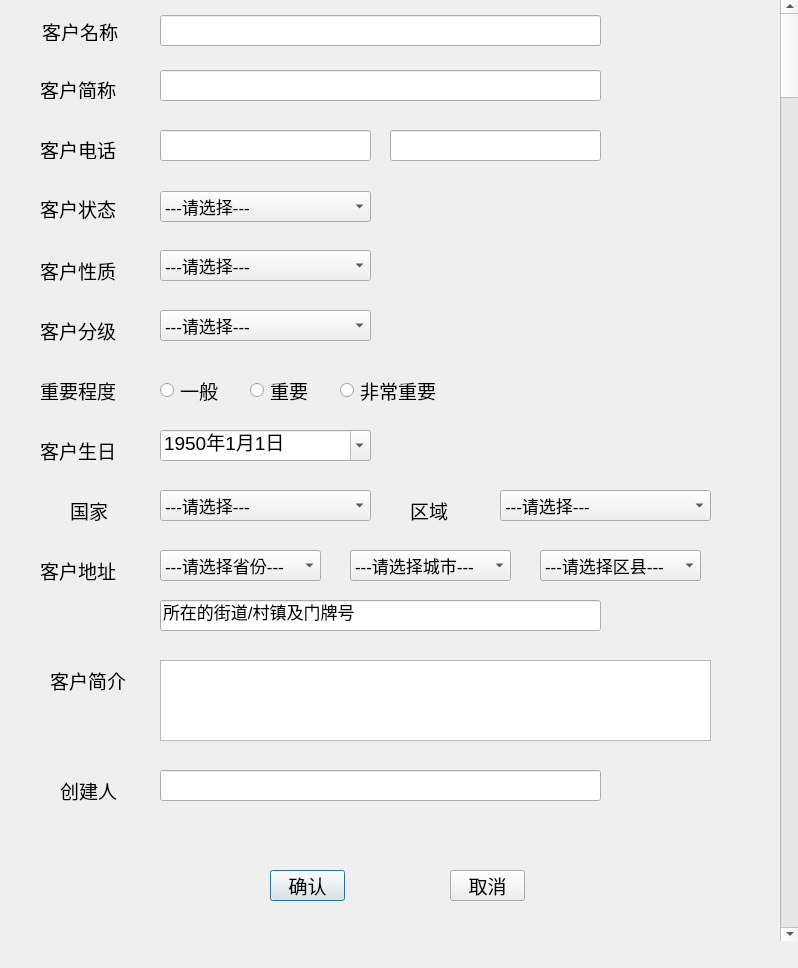
<?xml version="1.0" encoding="UTF-8"?>
<ui version="4.0">
 <class>Dialog</class>
 <widget class="QDialog" name="Dialog">
  <property name="geometry">
   <rect>
    <x>0</x>
    <y>0</y>
    <width>798</width>
    <height>968</height>
   </rect>
  </property>
  <property name="sizeIncrement">
   <size>
    <width>25</width>
    <height>21</height>
   </size>
  </property>
  <property name="baseSize">
   <size>
    <width>25</width>
    <height>21</height>
   </size>
  </property>
  <property name="font">
   <font>
    <pointsize>14</pointsize>
   </font>
  </property>
  <property name="windowTitle">
   <string>Dialog</string>
  </property>
  <widget class="QLabel" name="labelCustomerName">
   <property name="geometry">
    <rect>
     <x>42</x>
     <y>22</y>
     <width>81</width>
     <height>19</height>
    </rect>
   </property>
   <property name="sizeIncrement">
    <size>
     <width>20</width>
     <height>18</height>
    </size>
   </property>
   <property name="font">
    <font>
     <pointsize>14</pointsize>
    </font>
   </property>
   <property name="text">
    <string>客户名称</string>
   </property>
  </widget>
  <widget class="QLineEdit" name="lineEditCustomerName">
   <property name="geometry">
    <rect>
     <x>160</x>
     <y>15</y>
     <width>441</width>
     <height>31</height>
    </rect>
   </property>
   <property name="sizeIncrement">
    <size>
     <width>25</width>
     <height>21</height>
    </size>
   </property>
   <property name="font">
    <font>
     <pointsize>13</pointsize>
    </font>
   </property>
   <property name="text">
    <string/>
   </property>
  </widget>
  <widget class="QLabel" name="labelCustomerAbbreviation">
   <property name="geometry">
    <rect>
     <x>40</x>
     <y>80</y>
     <width>81</width>
     <height>19</height>
    </rect>
   </property>
   <property name="sizeIncrement">
    <size>
     <width>20</width>
     <height>18</height>
    </size>
   </property>
   <property name="font">
    <font>
     <pointsize>14</pointsize>
    </font>
   </property>
   <property name="text">
    <string>客户简称</string>
   </property>
  </widget>
  <widget class="QLineEdit" name="lineEditCustomerAbbreviation">
   <property name="geometry">
    <rect>
     <x>160</x>
     <y>70</y>
     <width>441</width>
     <height>31</height>
    </rect>
   </property>
   <property name="sizeIncrement">
    <size>
     <width>25</width>
     <height>21</height>
    </size>
   </property>
   <property name="font">
    <font>
     <pointsize>13</pointsize>
    </font>
   </property>
   <property name="text">
    <string/>
   </property>
  </widget>
  <widget class="QLineEdit" name="lineEditCustomerTel1">
   <property name="geometry">
    <rect>
     <x>160</x>
     <y>130</y>
     <width>211</width>
     <height>31</height>
    </rect>
   </property>
   <property name="sizeIncrement">
    <size>
     <width>25</width>
     <height>21</height>
    </size>
   </property>
   <property name="font">
    <font>
     <pointsize>13</pointsize>
    </font>
   </property>
   <property name="text">
    <string/>
   </property>
  </widget>
  <widget class="QLabel" name="labelCustomerTel">
   <property name="geometry">
    <rect>
     <x>40</x>
     <y>140</y>
     <width>81</width>
     <height>19</height>
    </rect>
   </property>
   <property name="sizeIncrement">
    <size>
     <width>20</width>
     <height>18</height>
    </size>
   </property>
   <property name="font">
    <font>
     <pointsize>14</pointsize>
    </font>
   </property>
   <property name="text">
    <string>客户电话</string>
   </property>
  </widget>
  <widget class="QLineEdit" name="lineEditCustomerTel2">
   <property name="geometry">
    <rect>
     <x>390</x>
     <y>130</y>
     <width>211</width>
     <height>31</height>
    </rect>
   </property>
   <property name="sizeIncrement">
    <size>
     <width>25</width>
     <height>21</height>
    </size>
   </property>
   <property name="font">
    <font>
     <pointsize>13</pointsize>
    </font>
   </property>
   <property name="text">
    <string/>
   </property>
  </widget>
  <widget class="QLabel" name="labelCustomerState">
   <property name="geometry">
    <rect>
     <x>40</x>
     <y>198</y>
     <width>81</width>
     <height>21</height>
    </rect>
   </property>
   <property name="sizeIncrement">
    <size>
     <width>20</width>
     <height>18</height>
    </size>
   </property>
   <property name="font">
    <font>
     <pointsize>14</pointsize>
    </font>
   </property>
   <property name="text">
    <string>客户状态</string>
   </property>
  </widget>
  <widget class="QComboBox" name="comboBoxCustomerState">
   <property name="geometry">
    <rect>
     <x>160</x>
     <y>191</y>
     <width>211</width>
     <height>31</height>
    </rect>
   </property>
   <property name="sizeIncrement">
    <size>
     <width>25</width>
     <height>21</height>
    </size>
   </property>
   <property name="baseSize">
    <size>
     <width>25</width>
     <height>21</height>
    </size>
   </property>
   <property name="font">
    <font>
     <pointsize>13</pointsize>
    </font>
   </property>
   <item>
    <property name="text">
     <string>---请选择---</string>
    </property>
   </item>
   <item>
    <property name="text">
     <string>潜在客户</string>
    </property>
   </item>
   <item>
    <property name="text">
     <string>初步接触</string>
    </property>
   </item>
   <item>
    <property name="text">
     <string>持续跟进</string>
    </property>
   </item>
   <item>
    <property name="text">
     <string>成交客户</string>
    </property>
   </item>
   <item>
    <property name="text">
     <string>忠诚客户</string>
    </property>
   </item>
   <item>
    <property name="text">
     <string>无效客户</string>
    </property>
   </item>
  </widget>
  <widget class="QLabel" name="labelCustomerType">
   <property name="geometry">
    <rect>
     <x>40</x>
     <y>260</y>
     <width>81</width>
     <height>21</height>
    </rect>
   </property>
   <property name="sizeIncrement">
    <size>
     <width>20</width>
     <height>18</height>
    </size>
   </property>
   <property name="font">
    <font>
     <pointsize>14</pointsize>
    </font>
   </property>
   <property name="text">
    <string>客户性质</string>
   </property>
  </widget>
  <widget class="QLabel" name="labelCustomerGrade">
   <property name="geometry">
    <rect>
     <x>40</x>
     <y>320</y>
     <width>81</width>
     <height>21</height>
    </rect>
   </property>
   <property name="sizeIncrement">
    <size>
     <width>20</width>
     <height>18</height>
    </size>
   </property>
   <property name="font">
    <font>
     <pointsize>14</pointsize>
    </font>
   </property>
   <property name="text">
    <string>客户分级</string>
   </property>
  </widget>
  <widget class="QComboBox" name="comboBoxCustomerType">
   <property name="geometry">
    <rect>
     <x>160</x>
     <y>250</y>
     <width>211</width>
     <height>31</height>
    </rect>
   </property>
   <property name="sizeIncrement">
    <size>
     <width>25</width>
     <height>21</height>
    </size>
   </property>
   <property name="baseSize">
    <size>
     <width>25</width>
     <height>21</height>
    </size>
   </property>
   <property name="font">
    <font>
     <pointsize>13</pointsize>
    </font>
   </property>
   <item>
    <property name="text">
     <string>---请选择---</string>
    </property>
   </item>
   <item>
    <property name="text">
     <string>企业客户</string>
    </property>
   </item>
   <item>
    <property name="text">
     <string>个人客户</string>
    </property>
   </item>
   <item>
    <property name="text">
     <string>政府事业单位</string>
    </property>
   </item>
  </widget>
  <widget class="QComboBox" name="comboBoxCustomerGrade">
   <property name="geometry">
    <rect>
     <x>160</x>
     <y>310</y>
     <width>211</width>
     <height>31</height>
    </rect>
   </property>
   <property name="sizeIncrement">
    <size>
     <width>25</width>
     <height>21</height>
    </size>
   </property>
   <property name="baseSize">
    <size>
     <width>25</width>
     <height>21</height>
    </size>
   </property>
   <property name="font">
    <font>
     <pointsize>13</pointsize>
    </font>
   </property>
   <item>
    <property name="text">
     <string>---请选择---</string>
    </property>
   </item>
   <item>
    <property name="text">
     <string>小型</string>
    </property>
   </item>
   <item>
    <property name="text">
     <string>中型</string>
    </property>
   </item>
   <item>
    <property name="text">
     <string>大型</string>
    </property>
   </item>
  </widget>
  <widget class="QLabel" name="labelImportance">
   <property name="geometry">
    <rect>
     <x>40</x>
     <y>380</y>
     <width>81</width>
     <height>21</height>
    </rect>
   </property>
   <property name="sizeIncrement">
    <size>
     <width>20</width>
     <height>18</height>
    </size>
   </property>
   <property name="font">
    <font>
     <pointsize>14</pointsize>
    </font>
   </property>
   <property name="text">
    <string>重要程度</string>
   </property>
  </widget>
  <widget class="QRadioButton" name="radioButtonImportance1">
   <property name="geometry">
    <rect>
     <x>160</x>
     <y>380</y>
     <width>89</width>
     <height>21</height>
    </rect>
   </property>
   <property name="text">
    <string>一般</string>
   </property>
  </widget>
  <widget class="QRadioButton" name="radioButtonImportance2">
   <property name="geometry">
    <rect>
     <x>250</x>
     <y>380</y>
     <width>89</width>
     <height>21</height>
    </rect>
   </property>
   <property name="text">
    <string>重要</string>
   </property>
  </widget>
  <widget class="QRadioButton" name="radioButtonImportance3">
   <property name="geometry">
    <rect>
     <x>340</x>
     <y>380</y>
     <width>111</width>
     <height>21</height>
    </rect>
   </property>
   <property name="text">
    <string>非常重要</string>
   </property>
  </widget>
  <widget class="QLabel" name="labelCustomerBirthday">
   <property name="geometry">
    <rect>
     <x>40</x>
     <y>440</y>
     <width>81</width>
     <height>21</height>
    </rect>
   </property>
   <property name="sizeIncrement">
    <size>
     <width>20</width>
     <height>18</height>
    </size>
   </property>
   <property name="font">
    <font>
     <pointsize>14</pointsize>
    </font>
   </property>
   <property name="text">
    <string>客户生日</string>
   </property>
  </widget>
  <widget class="QDateEdit" name="dateEditCustomerBirthday">
   <property name="geometry">
    <rect>
     <x>160</x>
     <y>430</y>
     <width>211</width>
     <height>31</height>
    </rect>
   </property>
   <property name="baseSize">
    <size>
     <width>25</width>
     <height>21</height>
    </size>
   </property>
   <property name="inputMethodHints">
    <set>Qt::ImhNone</set>
   </property>
   <property name="dateTime">
    <datetime>
     <hour>0</hour>
     <minute>0</minute>
     <second>0</second>
     <year>1950</year>
     <month>1</month>
     <day>1</day>
    </datetime>
   </property>
   <property name="displayFormat">
    <string>yyyy年M月d日</string>
   </property>
   <property name="calendarPopup">
    <bool>true</bool>
   </property>
  </widget>
  <widget class="QLabel" name="labelCountry">
   <property name="geometry">
    <rect>
     <x>70</x>
     <y>500</y>
     <width>41</width>
     <height>21</height>
    </rect>
   </property>
   <property name="sizeIncrement">
    <size>
     <width>20</width>
     <height>18</height>
    </size>
   </property>
   <property name="font">
    <font>
     <pointsize>14</pointsize>
    </font>
   </property>
   <property name="text">
    <string>国家</string>
   </property>
  </widget>
  <widget class="QComboBox" name="comboBoxCustomerGrade_2">
   <property name="geometry">
    <rect>
     <x>160</x>
     <y>490</y>
     <width>211</width>
     <height>31</height>
    </rect>
   </property>
   <property name="sizeIncrement">
    <size>
     <width>25</width>
     <height>21</height>
    </size>
   </property>
   <property name="baseSize">
    <size>
     <width>25</width>
     <height>21</height>
    </size>
   </property>
   <property name="font">
    <font>
     <pointsize>13</pointsize>
    </font>
   </property>
   <item>
    <property name="text">
     <string>---请选择---</string>
    </property>
   </item>
   <item>
    <property name="text">
     <string>小型</string>
    </property>
   </item>
   <item>
    <property name="text">
     <string>中型</string>
    </property>
   </item>
   <item>
    <property name="text">
     <string>大型</string>
    </property>
   </item>
  </widget>
  <widget class="QLabel" name="labelArea">
   <property name="geometry">
    <rect>
     <x>410</x>
     <y>500</y>
     <width>41</width>
     <height>21</height>
    </rect>
   </property>
   <property name="sizeIncrement">
    <size>
     <width>20</width>
     <height>18</height>
    </size>
   </property>
   <property name="font">
    <font>
     <pointsize>14</pointsize>
    </font>
   </property>
   <property name="text">
    <string>区域</string>
   </property>
  </widget>
  <widget class="QComboBox" name="comboBoxArea">
   <property name="geometry">
    <rect>
     <x>500</x>
     <y>490</y>
     <width>211</width>
     <height>31</height>
    </rect>
   </property>
   <property name="sizeIncrement">
    <size>
     <width>25</width>
     <height>21</height>
    </size>
   </property>
   <property name="baseSize">
    <size>
     <width>25</width>
     <height>21</height>
    </size>
   </property>
   <property name="font">
    <font>
     <pointsize>13</pointsize>
    </font>
   </property>
   <item>
    <property name="text">
     <string>---请选择---</string>
    </property>
   </item>
   <item>
    <property name="text">
     <string>小型</string>
    </property>
   </item>
   <item>
    <property name="text">
     <string>中型</string>
    </property>
   </item>
   <item>
    <property name="text">
     <string>大型</string>
    </property>
   </item>
  </widget>
  <widget class="QLabel" name="labelCustomerAddress">
   <property name="geometry">
    <rect>
     <x>40</x>
     <y>560</y>
     <width>81</width>
     <height>21</height>
    </rect>
   </property>
   <property name="sizeIncrement">
    <size>
     <width>20</width>
     <height>18</height>
    </size>
   </property>
   <property name="font">
    <font>
     <pointsize>14</pointsize>
    </font>
   </property>
   <property name="text">
    <string>客户地址</string>
   </property>
  </widget>
  <widget class="QComboBox" name="comboBoxProvince">
   <property name="geometry">
    <rect>
     <x>160</x>
     <y>550</y>
     <width>161</width>
     <height>31</height>
    </rect>
   </property>
   <property name="sizeIncrement">
    <size>
     <width>25</width>
     <height>21</height>
    </size>
   </property>
   <property name="baseSize">
    <size>
     <width>25</width>
     <height>21</height>
    </size>
   </property>
   <property name="font">
    <font>
     <pointsize>13</pointsize>
    </font>
   </property>
   <item>
    <property name="text">
     <string>---请选择省份---</string>
    </property>
   </item>
   <item>
    <property name="text">
     <string>小型</string>
    </property>
   </item>
   <item>
    <property name="text">
     <string>中型</string>
    </property>
   </item>
   <item>
    <property name="text">
     <string>大型</string>
    </property>
   </item>
  </widget>
  <widget class="QComboBox" name="comboBoxCity">
   <property name="geometry">
    <rect>
     <x>350</x>
     <y>550</y>
     <width>161</width>
     <height>31</height>
    </rect>
   </property>
   <property name="sizeIncrement">
    <size>
     <width>25</width>
     <height>21</height>
    </size>
   </property>
   <property name="baseSize">
    <size>
     <width>25</width>
     <height>21</height>
    </size>
   </property>
   <property name="font">
    <font>
     <pointsize>13</pointsize>
    </font>
   </property>
   <item>
    <property name="text">
     <string>---请选择城市---</string>
    </property>
   </item>
   <item>
    <property name="text">
     <string>小型</string>
    </property>
   </item>
   <item>
    <property name="text">
     <string>中型</string>
    </property>
   </item>
   <item>
    <property name="text">
     <string>大型</string>
    </property>
   </item>
  </widget>
  <widget class="QComboBox" name="comboBoxCounty">
   <property name="geometry">
    <rect>
     <x>540</x>
     <y>550</y>
     <width>161</width>
     <height>31</height>
    </rect>
   </property>
   <property name="sizeIncrement">
    <size>
     <width>25</width>
     <height>21</height>
    </size>
   </property>
   <property name="baseSize">
    <size>
     <width>25</width>
     <height>21</height>
    </size>
   </property>
   <property name="font">
    <font>
     <pointsize>13</pointsize>
    </font>
   </property>
   <item>
    <property name="text">
     <string>---请选择区县---</string>
    </property>
   </item>
   <item>
    <property name="text">
     <string>小型</string>
    </property>
   </item>
   <item>
    <property name="text">
     <string>中型</string>
    </property>
   </item>
   <item>
    <property name="text">
     <string>大型</string>
    </property>
   </item>
  </widget>
  <widget class="QLineEdit" name="lineEditAddress">
   <property name="geometry">
    <rect>
     <x>160</x>
     <y>600</y>
     <width>441</width>
     <height>31</height>
    </rect>
   </property>
   <property name="sizeIncrement">
    <size>
     <width>25</width>
     <height>21</height>
    </size>
   </property>
   <property name="font">
    <font>
     <pointsize>13</pointsize>
    </font>
   </property>
   <property name="text">
    <string>所在的街道/村镇及门牌号</string>
   </property>
  </widget>
  <widget class="QLabel" name="labelCustomerProfile">
   <property name="geometry">
    <rect>
     <x>50</x>
     <y>670</y>
     <width>81</width>
     <height>21</height>
    </rect>
   </property>
   <property name="sizeIncrement">
    <size>
     <width>20</width>
     <height>18</height>
    </size>
   </property>
   <property name="font">
    <font>
     <pointsize>14</pointsize>
    </font>
   </property>
   <property name="text">
    <string>客户简介</string>
   </property>
  </widget>
  <widget class="QTextEdit" name="textEditCustomerProfile">
   <property name="geometry">
    <rect>
     <x>160</x>
     <y>660</y>
     <width>551</width>
     <height>81</height>
    </rect>
   </property>
  </widget>
  <widget class="QLabel" name="labelCreater">
   <property name="geometry">
    <rect>
     <x>60</x>
     <y>780</y>
     <width>61</width>
     <height>21</height>
    </rect>
   </property>
   <property name="sizeIncrement">
    <size>
     <width>20</width>
     <height>18</height>
    </size>
   </property>
   <property name="font">
    <font>
     <pointsize>14</pointsize>
    </font>
   </property>
   <property name="text">
    <string>创建人</string>
   </property>
  </widget>
  <widget class="QLineEdit" name="lineEditCreater">
   <property name="geometry">
    <rect>
     <x>160</x>
     <y>770</y>
     <width>441</width>
     <height>31</height>
    </rect>
   </property>
   <property name="sizeIncrement">
    <size>
     <width>25</width>
     <height>21</height>
    </size>
   </property>
   <property name="font">
    <font>
     <pointsize>13</pointsize>
    </font>
   </property>
   <property name="text">
    <string/>
   </property>
  </widget>
  <widget class="QPushButton" name="pushButtonConfirm">
   <property name="geometry">
    <rect>
     <x>270</x>
     <y>870</y>
     <width>75</width>
     <height>31</height>
    </rect>
   </property>
   <property name="text">
    <string>确认</string>
   </property>
  </widget>
  <widget class="QPushButton" name="pushButtonCancel">
   <property name="geometry">
    <rect>
     <x>450</x>
     <y>870</y>
     <width>75</width>
     <height>31</height>
    </rect>
   </property>
   <property name="text">
    <string>取消</string>
   </property>
  </widget>
  <widget class="QScrollBar" name="verticalScrollBar">
   <property name="geometry">
    <rect>
     <x>780</x>
     <y>0</y>
     <width>20</width>
     <height>941</height>
    </rect>
   </property>
   <property name="autoFillBackground">
    <bool>false</bool>
   </property>
   <property name="orientation">
    <enum>Qt::Vertical</enum>
   </property>
   <property name="invertedAppearance">
    <bool>false</bool>
   </property>
  </widget>
 </widget>
 <resources/>
 <connections/>
</ui>
